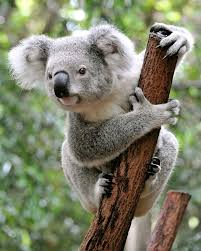
#> input picture koala_sample.jpg, 201 x 251 px, found by its file name
$ python '12)Histogram_Equalization.py'
#> lines starting #> are read from the running program, lines starting #| are printed output that depends on the picture
'''🔹 Histogram Equalization kya hai? (Easy words)
Image ke contrast ko improve karne ka technique
Dark aur bright areas ko evenly spread karta hai
Hidden details visible ho jate hain
Example: Agar image bohot dark ya bohot bright hai → HE se details clear ho jati hain

🔹 Kaise kaam karta hai?
Histogram calculate → pixel intensity frequency
CDF calculate → cumulative distribution function
CDF normalize → pixel values ko 0–255 range me map
Apply transformation → new pixel values → improved contrast'''

'''
1️⃣ Grayscale image HE
✅ Output → Left: Original, Right: Equalized
Brightness & contrast improve ho jati hai
'''
import cv2
import numpy as np
import matplotlib.pyplot as plt

# 1. Load grayscale image
img = cv2.imread('koala_sample.jpg', 0)  # 0 means grayscale
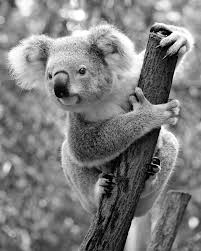
#> img: shape (251, 201); min 0, max 255, mean 126.2

# 2. Apply histogram equalization
equ = cv2.equalizeHist(img)
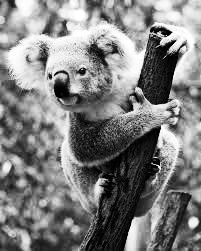
#> equ: shape (251, 201); min 0, max 255, mean 127.7

# 3. Stack images side by side
res = np.hstack((img, equ))
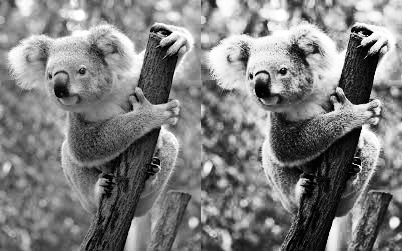
#> res: shape (251, 402); min 0, max 255, mean 126.9

# 4. Show result
plt.figure(figsize=(10, 5))
plt.imshow(res, cmap='gray')
plt.title("Original vs Equalized Image")
plt.axis('off')
plt.show()

'''
2️⃣ Color Image HE (per channel)

OpenCV ka cv2.equalizeHist() sirf grayscale me kaam karta hai,
 lekin hum color image ke RGB channels ko alag-alag equalize kar sakte hain
 ✅ Output → Color image ke brightness/contrast improve ho jati hai, colors natural rehte hain'''


# Convert to YCrCb color space (luminance channel equalize karna easy)
#> (the run stopped early here; a loop or call above may not have finished)

$ run again, with 01.jpg copied over koala_sample.jpg
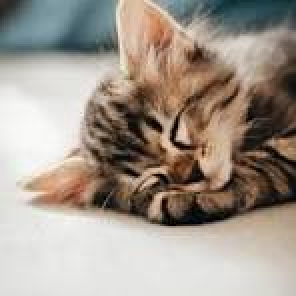
#> input picture 01.jpg, 148 x 148 px, found by its file name (shown 2 times larger)
#> `equ = cv2.equalizeHist(img)`:
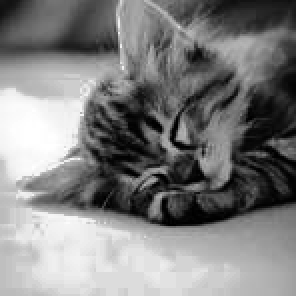
#> equ: shape (148, 148) (shown 2 times larger); min 0, max 255, mean 128.2
#> `res = np.hstack((img, equ))`:
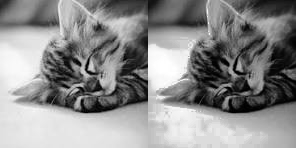
#> res: shape (148, 296); min 0, max 255, mean 141.1

$ run again, with 1.jpg copied over koala_sample.jpg
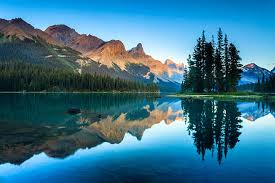
#> input picture 1.jpg, 275 x 183 px, found by its file name
#> `equ = cv2.equalizeHist(img)`:
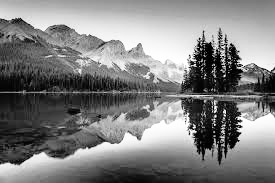
#> equ: shape (183, 275); min 0, max 255, mean 127.8
#> `res = np.hstack((img, equ))`:
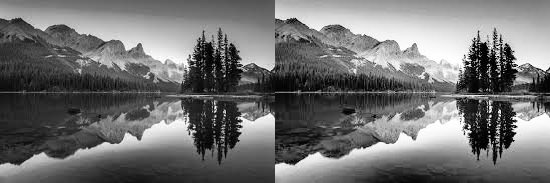
#> res: shape (183, 550); min 0, max 255, mean 113.1
